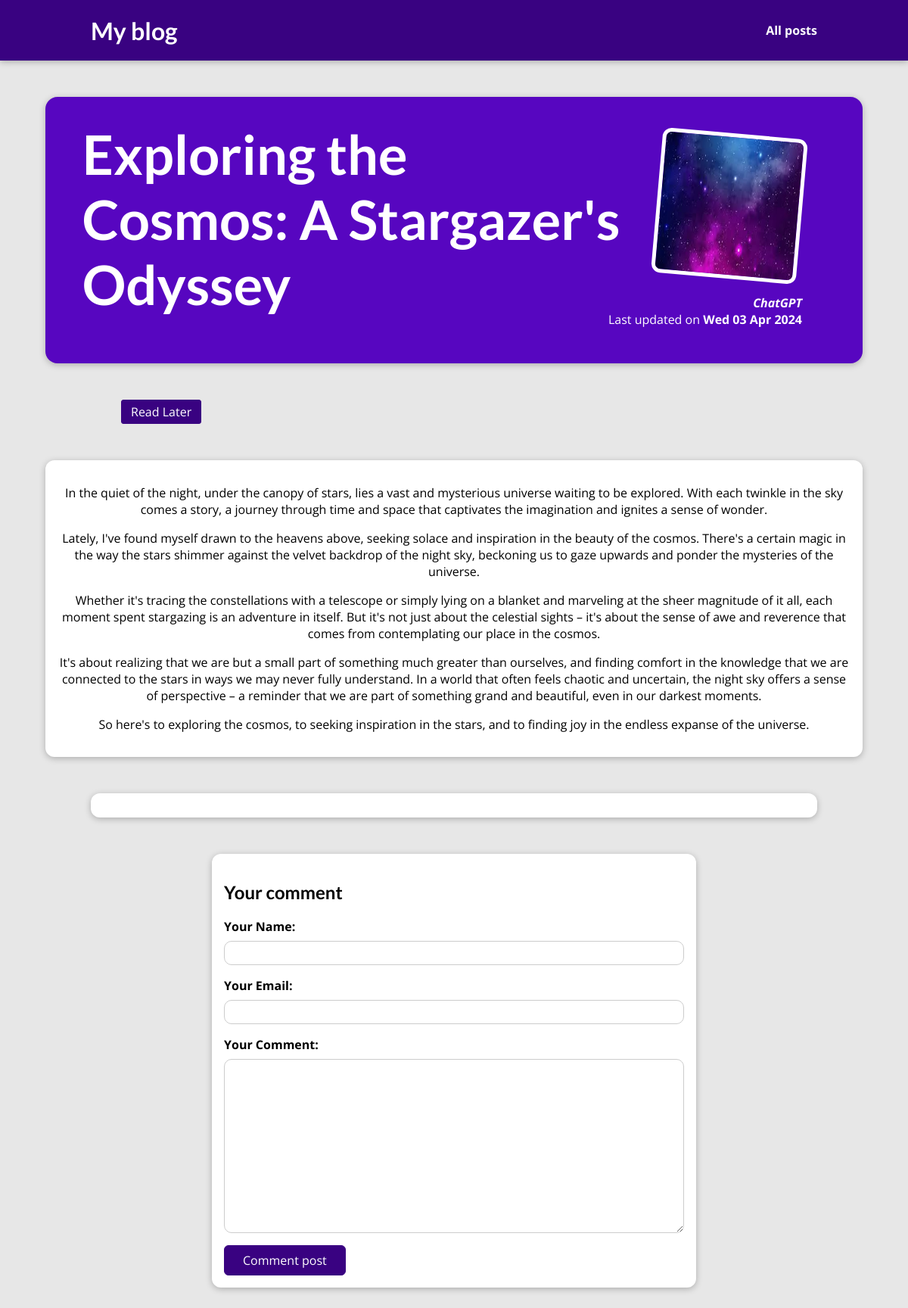
The page /blog/posts/exploring-the-cosmos-a-stargazers-odyssey on the database its author committed.
### blog/models.py (models this page shows, shortened)
class Post(models.Model):
    id_post = models.AutoField(primary_key=True)
    title = models.CharField(max_length=100, null=False)
    content = models.TextField(null=False)
    date = models.DateField(null=False)
    author = models.ForeignKey(Author(), on_delete=models.CASCADE, null=False)
    slug = models.SlugField(max_length=100, null=False, db_index=True)
    image = models.ImageField(upload_to="images")
    excerpt = models.TextField(null=False)

class Author(models.Model):
    id_author = models.AutoField(primary_key=True)
    name = models.CharField(max_length=100)
    def __str__(self):
        return self.name

### blog/views.py (the view, shortened to what this page needs)
# urls.py: path("posts/<slug:slug>", views.PostDetailView.as_view(), name="post-detail-page"),
class PostDetailView(View):
    def get(self, request, slug):
        post = Post.objects.get(slug=slug)
        id_post = post.id_post
        read_later = str(id_post) == request.session.get("read_later")
        return render(
            request,
            "blog/post-detail.html",
            context={
                "post": post,
                "comment_form": CommentForm(),
                "read_later": read_later,
                "comments":post.comments.all().order_by("-id_comment"),
            },
        )

### blog/forms.py
class CommentForm(forms.ModelForm):
    class Meta:
        model = Comment
        exclude = ["id_post"]
        labels = {
            "user_name": "Your Name",
            "user_email": "Your Email",
            "text": "Your Comment",
        }

### blog/templates/blog/post-detail.html (shortened to what this page needs)
{% extends "base.html" %}
{% load static %}
{% block css_files %}
    <link rel="stylesheet" href="{% static "blog/post-detail.css" %}" />
{% endblock %}
{% block content %}
    <section id="summary">
        <h2>{{ post.title }}</h2>
        <article>
            <img src="{% static post.image.url %}" alt="{{ post.title }}" />
            <address>{{ post.author }}</address>
            <div>
                Last updated on <time>{{ post.date|date:"D d M Y" }}</time>
            </div>
        </article>
    </section>
    {% if read_later %}
        <p>This post is selected to be read later</p>
    {% else %}
        <form id="read-later-form" action="read-later" method="POST">
            <button>Read Later</button>
        </form>
    {% endif %}
    <main>
            {{ post.content|linebreaks }}
    </main>
    <section id="comments">
    </section>
    <section id="comment-form">
        <h2>Your comment</h2>
        <form action="{% url "post-detail-page" post.slug %}" method="POST">
                {% for form_field in comment_form %}
                    <div class="form-control {% if form_field.errors %} invalid {% endif %}">
                        {{ form_field.label_tag }}
                        {{ form_field }}
                    </div>
                {% endfor %}
            <button type="submit">Comment post</button>
        </form>
    </section>
{% endblock %}

### static/app.css (style rules this page uses)
* { box-sizing: border-box; }
html { font-family: 'Open Sans', 'Lato', sans-serif; }
body { margin: 0; }
h1, h2, h3 { font-family: 'Lato', sans-serif; font-weight: bold; }

### blog/static/blog/post-detail.css (style rules this page uses)
body { background-color: #e7e7e7; }
#summary { margin: 8rem auto 3rem auto; padding: 2rem; width: 90%; max-width: 90rem; border-radius: 16px; background-color: #5706c0; position: relative; box-shadow: 0 2px 8px rgba(0, 0, 0, 0.25); height: 22rem; }
#summary h2 { color: white; font-size: 4.5rem; max-width: 70%; margin: 0rem 18rem 3rem auto; }
#summary article { position: absolute; top: 2rem; right: 3rem; padding: 1rem 2rem; border-radius: 12px; text-align: right; color: white; }
#summary article img { width: 12rem; height: 12rem; border-radius: 12px; transform: rotateZ(5deg); border: 5px solid white; margin-bottom: 1rem; }
#summary address { font-weight: bold; }
#summary time { font-weight: bold; }
#comment-form { margin: 3rem auto; width: 90%; max-width: 40rem; border-radius: 12px; background-color: white; box-shadow: 0 2px 8px rgba(0, 0, 0, 0.25); padding: 1rem; }
#comment-form button { font: inherit; background-color: #390281; color: white; border: 1px solid #390281; padding: 0.5rem 1.5rem; border-radius: 6px; cursor: pointer; }
#read-later-form button { margin: auto 10rem; width: auto; font: inherit; background-color: #390281; color: white; border: 1px solid #390281; padding: 0.25rem 0.75rem; border-radius: 3px; cursor: pointer; }
main { width: 90%; max-width: 90rem; margin: 3rem auto; background-color: white; padding: 1rem; border-radius: 12px; box-shadow: 0 2px 8px rgba(0, 0, 0, 0.25); }
p { text-align: center; }
.form-control { margin-bottom: 1rem; }
.form-control label { font-weight: bold; margin-bottom: 0.5rem; display: block; }
.form-control input, .form-control textarea { display: block; width: 100%; font: inherit; padding: 0.25rem; border-radius: 10px; border: 1px solid #ccc }
#comments { margin: 3rem auto; width: 90%; max-width: 60rem; border-radius: 12px; background-color: white; box-shadow: 0 2px 8px rgba(0, 0, 0, 0.25); padding: 1rem 2rem; }

### rows shown on the page
Post: title "Exploring the Cosmos: A Stargazer's Odyssey", image (picture), author "ChatGPT", date "Wed 03 Apr 2024", content "In the quiet of the night, under the canopy of stars, lies a vast and mysterious universe waiting to be explored. With each twinkle in the sky comes a story, a journey through time and space that captivates the imagination and ignites a sense of wonder. Lately, I've found myself drawn to the heavens above, seeking solace and inspiration in the beauty of the cosmos. There's a certain magic in the way the stars shimmer against the velvet backdrop of the night sky, beckoning us to gaze upwards and ponder the mysteries of the universe. Whether it's tracing the constellations with a telescope or simply lying on a blanket and marveling at the sheer magnitude of it all, each moment spent…"
